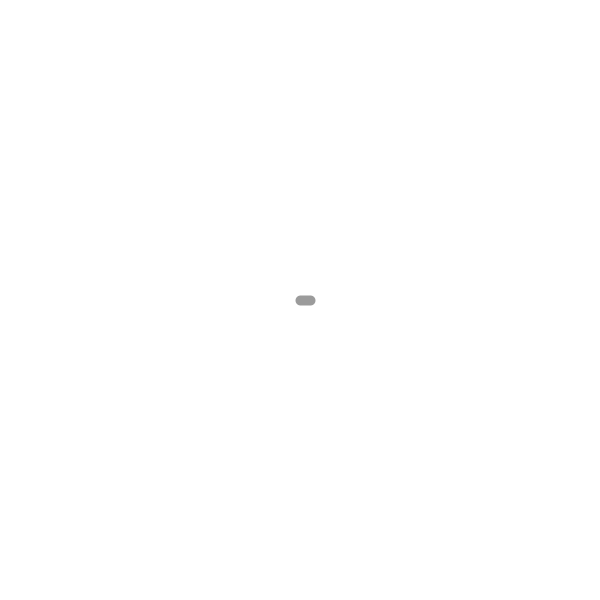
Frame 1 (no input)
Frame 60 (the mouse pressed at the canvas centre just before this capture): identical to frame 1, image omitted
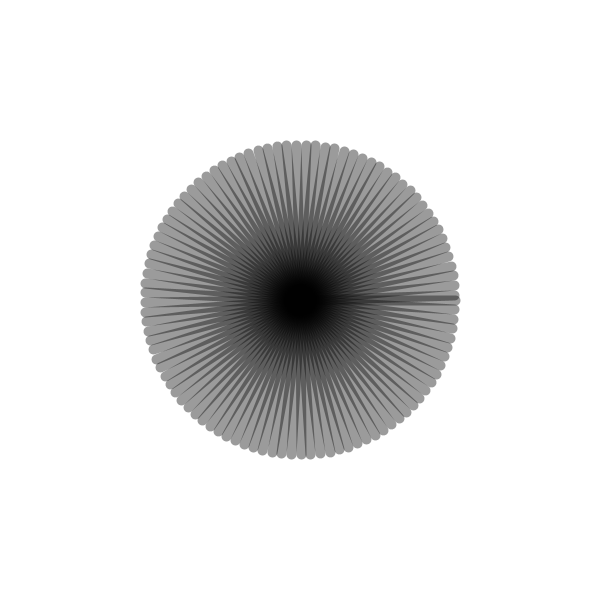
Frame 120 (the mouse held since frame 60 and released just before this capture)

The Processing sketch that drew these frames (run headless with seeded random() and noise(); from frame 60 on, the mouse is pressed at the canvas centre):

// Processing sketch: P_S1_Lines1
// ── P_S1_Lines1.pde
//Tomas de Camino Beck

void setup() {
  size(600, 600);
  smooth(8);
}


void draw() {
  //define background color
  background(255);
  stroke(0, 100);

  //line weight and color
  strokeWeight(10);

  //Input from the mouse
  //map to real values
  float l=map(mouseX, 0, width, 1, 200); //numre of lines
  float s =map(mouseY, 0, height, 10, 300);//length of lines

  float a=0; //angle between lines
  translate(width/2, height/2);//move coordinate system
  for (int i=0; i<l; i++) {
    pushMatrix();
    rotate(a); //rotate line by a degress
    line(0, 0, s, 0);
    popMatrix();
    a+=TWO_PI/l;//caculate angle for new line
  }
}
